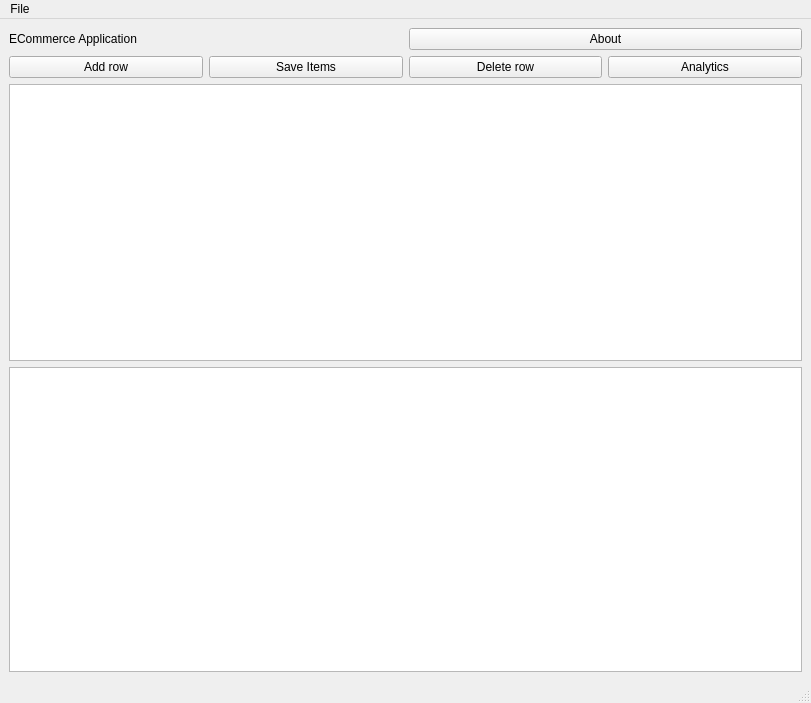
<?xml version="1.0" encoding="UTF-8"?>
<ui version="4.0">
 <class>MainWindow</class>
 <widget class="QMainWindow" name="MainWindow">
  <property name="geometry">
   <rect>
    <x>0</x>
    <y>0</y>
    <width>811</width>
    <height>703</height>
   </rect>
  </property>
  <property name="windowTitle">
   <string>MainWindow</string>
  </property>
  <widget class="QWidget" name="centralwidget">
   <layout class="QGridLayout" name="gridLayout">
    <item row="0" column="0">
     <layout class="QHBoxLayout" name="horizontalLayout">
      <item>
       <widget class="QLabel" name="label">
        <property name="text">
         <string>ECommerce Application</string>
        </property>
       </widget>
      </item>
      <item>
       <widget class="QPushButton" name="aboutButton">
        <property name="text">
         <string>About</string>
        </property>
       </widget>
      </item>
     </layout>
    </item>
    <item row="1" column="0">
     <layout class="QVBoxLayout" name="verticalLayout">
      <item>
       <layout class="QHBoxLayout" name="horizontalLayout_2">
        <item>
         <widget class="QPushButton" name="addRowButton">
          <property name="text">
           <string>Add row</string>
          </property>
         </widget>
        </item>
        <item>
         <widget class="QPushButton" name="saveRowButtom">
          <property name="text">
           <string>Save Items</string>
          </property>
         </widget>
        </item>
        <item>
         <widget class="QPushButton" name="deleteRowButton">
          <property name="text">
           <string>Delete row</string>
          </property>
         </widget>
        </item>
        <item>
         <widget class="QPushButton" name="analyticPage">
          <property name="text">
           <string>Analytics</string>
          </property>
         </widget>
        </item>
       </layout>
      </item>
      <item>
       <widget class="QTableView" name="tableView">
        <attribute name="horizontalHeaderVisible">
         <bool>true</bool>
        </attribute>
        <attribute name="verticalHeaderVisible">
         <bool>false</bool>
        </attribute>
       </widget>
      </item>
     </layout>
    </item>
    <item row="2" column="0">
     <widget class="QTreeView" name="treeView"/>
    </item>
   </layout>
  </widget>
  <widget class="QMenuBar" name="menubar">
   <property name="geometry">
    <rect>
     <x>0</x>
     <y>0</y>
     <width>811</width>
     <height>21</height>
    </rect>
   </property>
   <widget class="QMenu" name="menuFile">
    <property name="title">
     <string>File</string>
    </property>
    <addaction name="actionOpen_2"/>
    <addaction name="actionSave"/>
   </widget>
   <addaction name="menuFile"/>
  </widget>
  <widget class="QStatusBar" name="statusbar"/>
  <action name="actionOpen_2">
   <property name="text">
    <string>Open</string>
   </property>
   <property name="shortcut">
    <string>Ctrl+O</string>
   </property>
  </action>
  <action name="actionSave">
   <property name="text">
    <string>Save</string>
   </property>
   <property name="shortcut">
    <string>Ctrl+S</string>
   </property>
  </action>
 </widget>
 <resources/>
 <connections/>
</ui>
